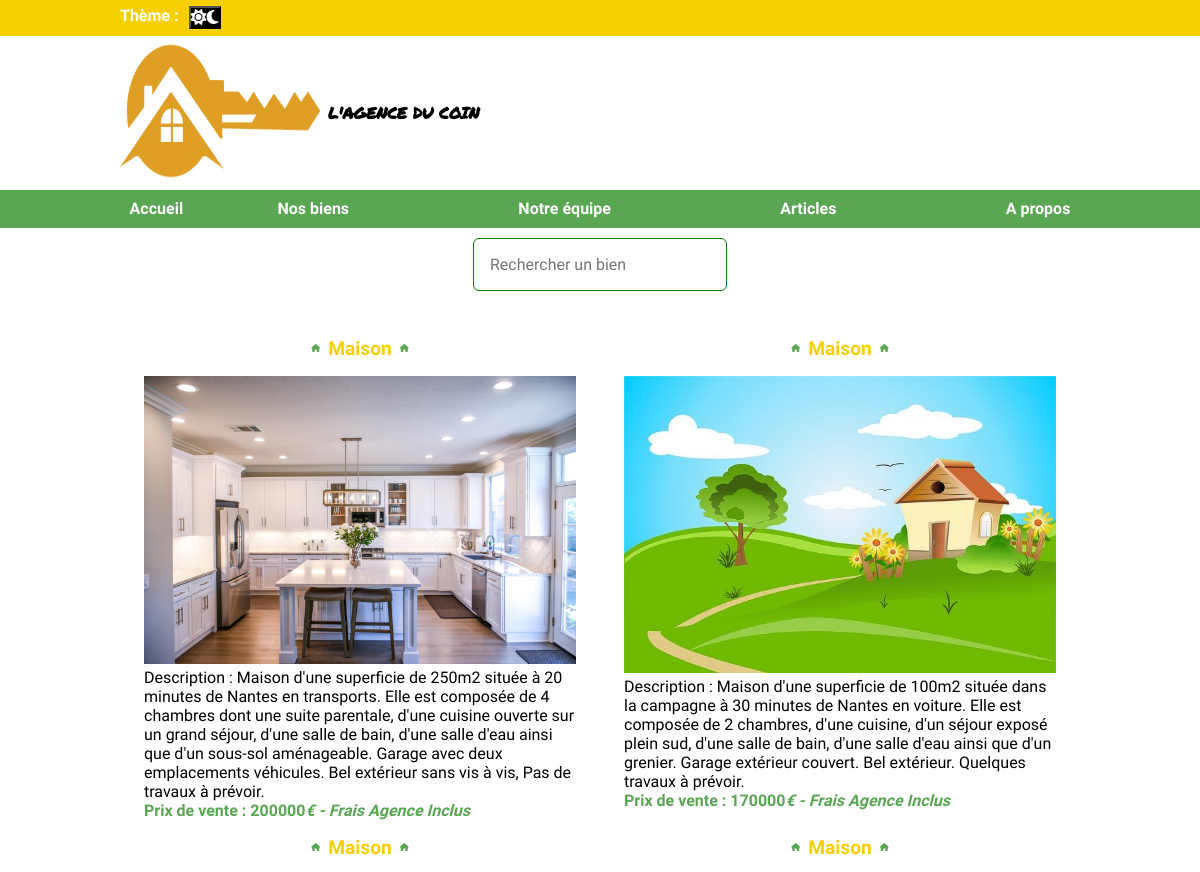
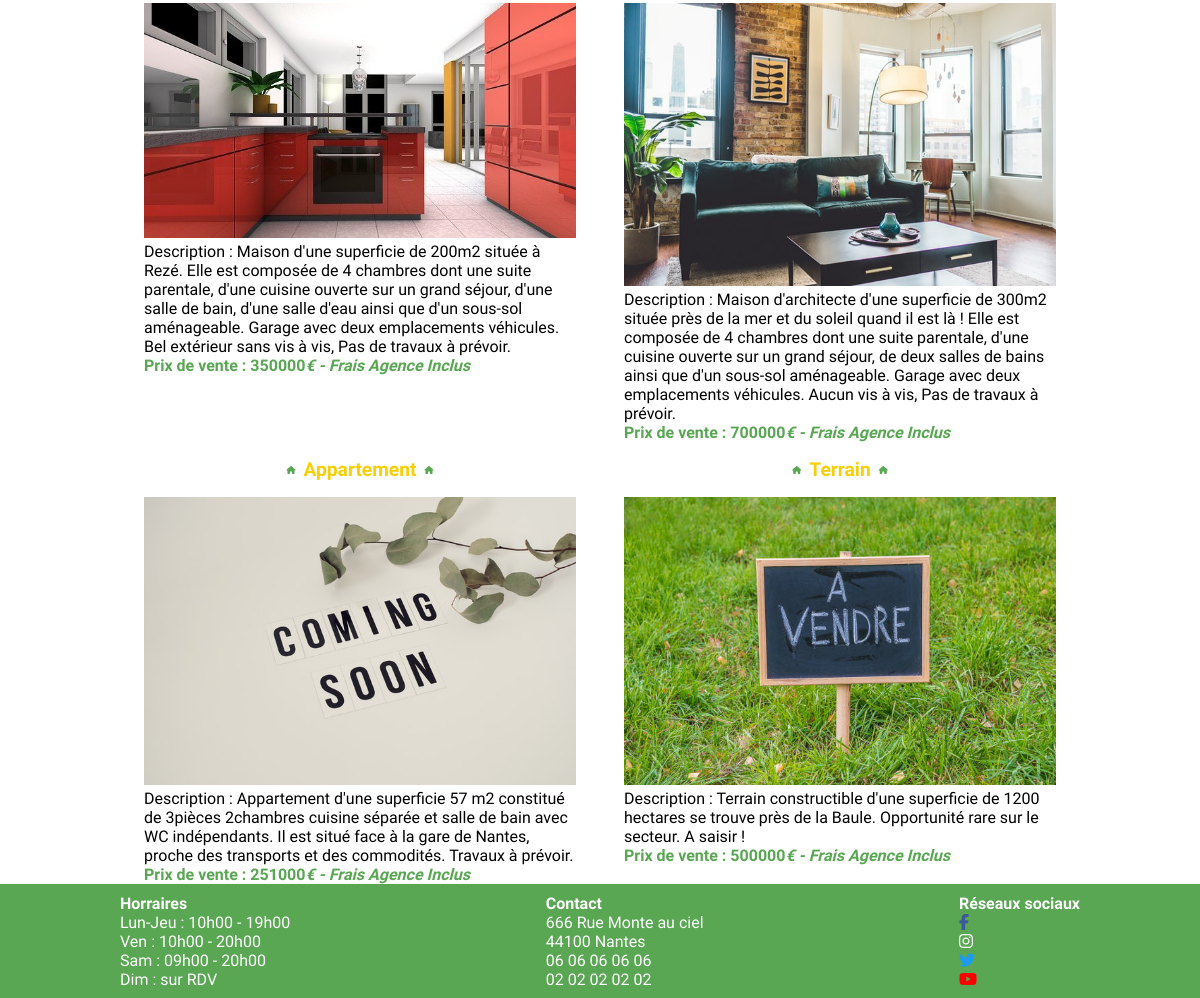
The app's page /index.php?route=biens with its own data (2 pictures, top to bottom).
### tables this page shows
CREATE TABLE `biens` (
  `id` int(11) NOT NULL,
  `name` varchar(100) NOT NULL,
  `description` longtext NOT NULL,
  `price` float NOT NULL,
  `image` varchar(250) NOT NULL,
  `category` int(11) NOT NULL
);

### controllers/HomeController.php (called while the page is built, shortened)
<?php
class HomeController
{
    public function biens()
    {
        $model = new \Models\Biens();
        $biens = $model->getAllBiens();
        include_once 'views/layout.phtml';
    }
}

### models/Database.php (called while the page is built, shortened)
<?php
class Database
{
    protected $bdd;
    public function __construct()
    {
        $this->bdd = new \PDO('mysql:host=db.3wa.io;dbname=stefanstan_agence;charset=utf8', 'stefanstan', '948e24b6baa7e293be07f9f927dc1b8c');
    }
    protected function findAll($req, $params = [])
    {
        $query = $this->bdd->prepare($req);
        $query->execute($params);
        return $query->fetchAll();
    }
}

### models/Biens.php (called while the page is built, shortened)
<?php
class Biens extends Database
{
    public function getAllBiens()
    {
        return $this->findAll("SELECT * FROM biens");
    }
}

### views/biens.phtml (the view)
<section class="container__biens">
    <?php foreach ($biens as $bien) : ?>
        <article class="biens">
            <h3><?= htmlspecialchars($bien['name']) ?></h3>
            <img src="public/imagesBDD/<?= htmlspecialchars($bien['image']) ?>" alt="image des biens">
            <p>Description : <?= htmlspecialchars($bien['description']) ?></p>
            <p id="price">Prix de vente : <?= htmlspecialchars($bien['price']) ?><span id="italic">€ - Frais Agence Inclus </span></p>
        </article>
    <?php endforeach; ?>
</section>

### index.php (shortened to what this page needs)
<?php
if (array_key_exists('route', $_GET)) :
    switch ($_GET['route']) {
        case 'biens':
            $controller = new Controllers\HomeController();
            $controller->biens();
            break;
    }
else :
    header('Location: index.php?route=home');
    exit;
endif;

### views/layout.phtml (shortened to what this page needs)
<!DOCTYPE html>
<html lang="fr">
<head>
    <link rel="stylesheet" href="https://cdnjs.cloudflare.com/ajax/libs/font-awesome/6.0.0/css/all.min.css" />
    <link rel="stylesheet" href="public/CSS/style.css" type="text/css" />
</head>
<body id="theme">
    <header>
        <div class="headband__top">
            <div class="container container__top">
                <nav>
                    <ul class="menu__list">
                        <li class="menu__item menu__item--title">Thème :</li>
                        <li class="menu__item">
                            <button id="toggle-btn" class="dark-mode-toggle"><i class="fas fa-sun"></i><i class="fas fa-moon"></i></button>
                        </li>
                    </ul>
                </nav>
            </div>
        </div>
        <div class="container container__header">
            <div class="article__logo">
                <a href="index.php">
                    <img src="public/images/logo2.png" alt="logo agence" class="image__logo" />
                </a>
                <h1>L'AGENCE DU COIN</h1>
            </div>
        </div>
        <nav class="nav">
            <div class="container container__menu">
                <ul class="nav__list">
                    <li class="nav__list--item"><a href="index.php?route=home">Accueil</a></li>
                    <li class="nav__list--item"><a href="index.php?route=biens">Nos biens</li>
                    <li class="nav__list--item"><a href="index.php?route=team">Notre équipe</li>
                    <li class="nav__list--item"><a href="index.php?route=articles">Articles</li>
                    <li class="nav__list--item"><a href="index.php?route=about">A propos</a></li>
                </ul>
            </div>
        </nav>
    </header>
    <main class="container">
        <div class=container__searchBox>
            <input type="text" id="search" placeholder="Rechercher un bien">
        </div>
        <?php include $template ?>
    </main>
    <footer>
        <div class="container">
            <section class="footer__top">
                <article>
                    <ul>
                        <li>Horraires</li>
                        <li>Lun-Jeu : 10h00 - 19h00</li>
                        <li>Ven : 10h00 - 20h00</li>
                        <li>Sam : 09h00 - 20h00</li>
                        <li>Dim : sur RDV</li>
                    </ul>
                </article>
                <article>
                    <ul>
                        <li>Contact</li>
                        <li>666 Rue Monte au ciel</li>
                        <li>44100 Nantes</li>
                        <li>06 06 06 06 06</li>
                        <li>02 02 02 02 02</li>
                    </ul>
                </article>
                <article>
                    <ul>
                        <li>Réseaux sociaux</li>
                        <li>
                            <a href="https://fr-fr.facebook.com/"><i class="fa-brands fa-facebook-f facebook"></i></a>
                        </li>
                        <li>
                            <a href="https://www.instagram.com/"><i class="fa-brands fa-instagram instagram"></i></a>
                        </li>
                        <li>
                            <a href="https://twitter.com/"><i class="fa-brands fa-twitter twitter"></i></a>
                        </li>
                        <li>
                            <a href="https://www.youtube.com"><i class="fa-brands fa-youtube youtube"></i></a>
                        </li>
                    </ul>
                </article>
            </section>
        </div>
    </footer>
</body>
</html>

### public/CSS/style.css (style rules this page uses)
:root { --couleur-primaire: #D97059; --jaune: #f8cf03; --vert: #59a653; --blanc : #FFFFFF; --rouge : #CC0000; --general-size: 16px; }
* { margin: 0; padding:0; font-size: var(--general-size); font-family: 'Athiti'; }
body,html { height:100%; }
main { max-width:100%; min-height: 100%; margin: 0 auto; position: relative; }
.container { width: 80%; margin: 0 auto; }
a { color: #EE6600; text-decoration: none; font-weight: normal; }
img { width:100%; height:auto; }
h1 { font-family: 'Permanent Marker', cursive; }
h3 { font-family: 'Merienda', cursive; padding-top: 1rem; padding-bottom: 1rem; font-size: 1.2rem; text-align: center; display: flex; align-items: center; justify-content: center; color: var(--jaune); }
h3::before { color: var(--vert); font: var(--fa-font-solid); content: "\f015"; font-size: 8px; margin-right: 0.5rem; }
h3::after { color: var(--vert); font: var(--fa-font-solid); content: "\f015"; font-size: 8px; margin-left: 0.5rem; }
.dark-mode-toggle { background: #000; color: #fff; }
#theme { width: 100vw; height: 100vh; }
.headband__top { background-color: var(--jaune); }
.container__top { padding: 0.4rem; display: flex; justify-content: space-between; }
.menu__list { padding: 0; margin: 0; display: flex; justify-content: flex-start; }
.menu__item { list-style: none; padding-left: 10px; }
.menu__item--title { color: var(--blanc); font-weight: bold; padding-left: 0; }
.container__header { display: flex; align-items: center; justify-content: space-between; }
.image__logo { width: 200px; height: 150px; margin-right: 0.5rem; }
.article__logo { display: flex; align-items: center; }
.nav { background-color: var(--vert); }
.nav__list { padding-left: 0; display: flex; justify-content: space-between; }
.nav__list--item { list-style: none; padding: 0.6rem; text-decoration: none; }
.nav__list .nav__list--item a { text-decoration: none; color: var(--blanc); font-weight: bold; }
.container__searchBox { margin-top:0.6rem; display:flex; justify-content:center; }
footer { background-color: var(--vert); padding:0.6rem 0 0.6rem 0; }
.footer__top { display: flex; justify-content: space-between; align-items: center; flex-direction: row; text-align:left; }
.footer__top article ul li { color: var(--blanc); list-style: none; }
.footer__top article ul li:nth-of-type(1) { font-weight: bold; }
.facebook { color: #3c5a9a; }
.instagram { color: var(--blanc); }
.twitter { color: #1d9bf0; }
.youtube { color: #ff0000; }
.container__biens { display: flex; flex-direction: row; flex-wrap: wrap; align-items:flex-start; justify-content: space-around; }
article.biens { flex: 0 0 45%; }
#price { font-weight:bold; color:var(--vert); }
#italic { font-style:italic; }
input { border: solid 1px green; margin-bottom: 10px; padding: 16px; outline: none; border-radius: 6px; margin-bottom: 30px; }

### records on screen
biens: name "Maison", image (picture), description "Maison d'une superficie de 250m2 située à 20 minutes de Nantes en transports. Elle est composée de 4 chambres dont une suite parentale, d'une cuisine ouverte sur un grand séjour, d'une salle de bain, d'une salle d'eau ainsi que d'un sous-sol aménageable. Garage avec deux emplacements véhicules. Bel extérieur sans vis à vis, Pas de travaux à prévoir.", price "200000"
biens: name "Maison", image (picture), description "Maison d'une superficie de 100m2 située dans la campagne à 30 minutes de Nantes en voiture. Elle est composée de 2 chambres, d'une cuisine, d'un séjour exposé plein sud, d'une salle de bain, d'une salle d'eau ainsi que d'un grenier. Garage extérieur couvert. Bel extérieur. Quelques travaux à prévoir.", price "170000"
biens: name "Maison", image (picture), description "Maison d'une superficie de 200m2 située à Rezé. Elle est composée de 4 chambres dont une suite parentale, d'une cuisine ouverte sur un grand séjour, d'une salle de bain, d'une salle d'eau ainsi que d'un sous-sol aménageable. Garage avec deux emplacements véhicules. Bel extérieur sans vis à vis, Pas de travaux à prévoir.", price "350000"
biens: name "Maison", image (picture), description "Maison d'architecte d'une superficie de 300m2 située près de la mer et du soleil quand il est là ! Elle est composée de 4 chambres dont une suite parentale, d'une cuisine ouverte sur un grand séjour, de deux salles de bains ainsi que d'un sous-sol aménageable. Garage avec deux emplacements véhicules. Aucun vis à vis, Pas de travaux à prévoir.", price "700000"
biens: name "Appartement", image (picture), description "Appartement d'une superficie 57 m2 constitué de 3pièces 2chambres cuisine séparée et salle de bain avec WC indépendants. Il est situé face à la gare de Nantes, proche des transports et des commodités. Travaux à prévoir.", price "251000"
biens: name "Terrain", image (picture), description "Terrain constructible d'une superficie de 1200 hectares se trouve près de la Baule. Opportunité rare sur le secteur. A saisir !", price "500000"
